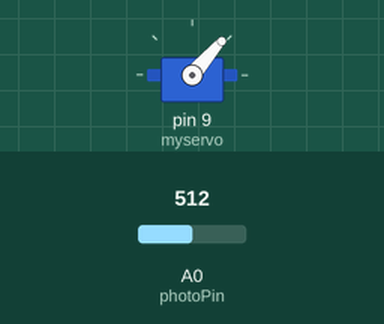
Bench run of a sketch on a simulated Arduino Uno, built with avr-gcc and run on an emulated ATmega328P. Shown: servo. Inputs (shaded band) come from the test bench; at power-on: A0 (photoPin) = 512.

Above: at 6.2 s.
6.3 s: A0 (photoPin) set to 419
At 6.48 s:
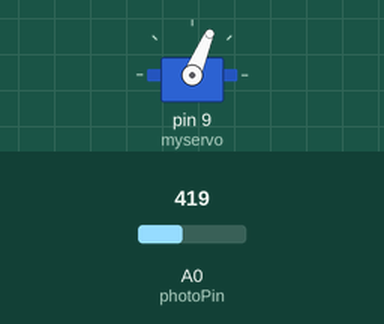
12.8 s: A0 (photoPin) set to 394
At 13.11 s:
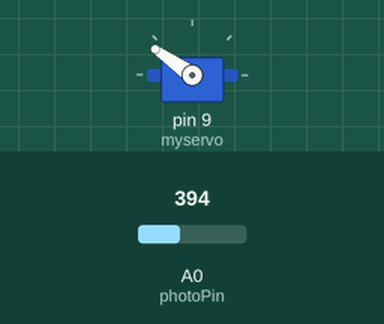
At 17.4 s:
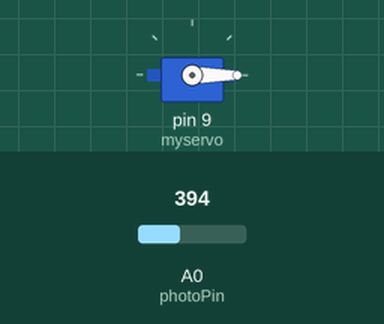
Timing chart, 0 to 18.9 s (numbered marks = the images above; inputs shaded):
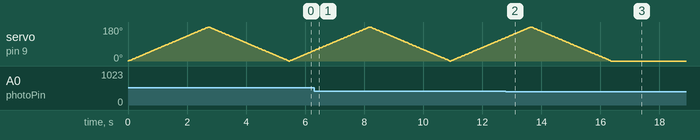

Measured:
- the behaviour switches between 406 and 405 on A0 (photoPin) (found by bisection; images 1 and 2)
- after the input at 12.8 s, servo on pin 9 (myservo): goes on until 16.4 s, then stays 0°

The sketch:

LS_servo.ino
```cpp
#include <Servo.h>
int photoPin = A0;

Servo myservo;
int pos = 0;

void setup() {
  // put your setup code here, to run once:
  myservo.attach(9);
  Serial.begin(9600);
}

void loop() {
  // put your main code here, to run repeatedly:
  int lightVal = analogRead(photoPin);
  lightVal = map(lightVal, 0, 1023, 0, 255);
  if (lightVal > 100) {
      for (pos = 0; pos < 181; pos++) {
        myservo.write(pos);
        delay(15);
      }
      for (pos = 180; pos > -1; pos--) {
        myservo.write(pos);
        delay(15);
      }
  } else {
    delay(1000);
  }

}
```
